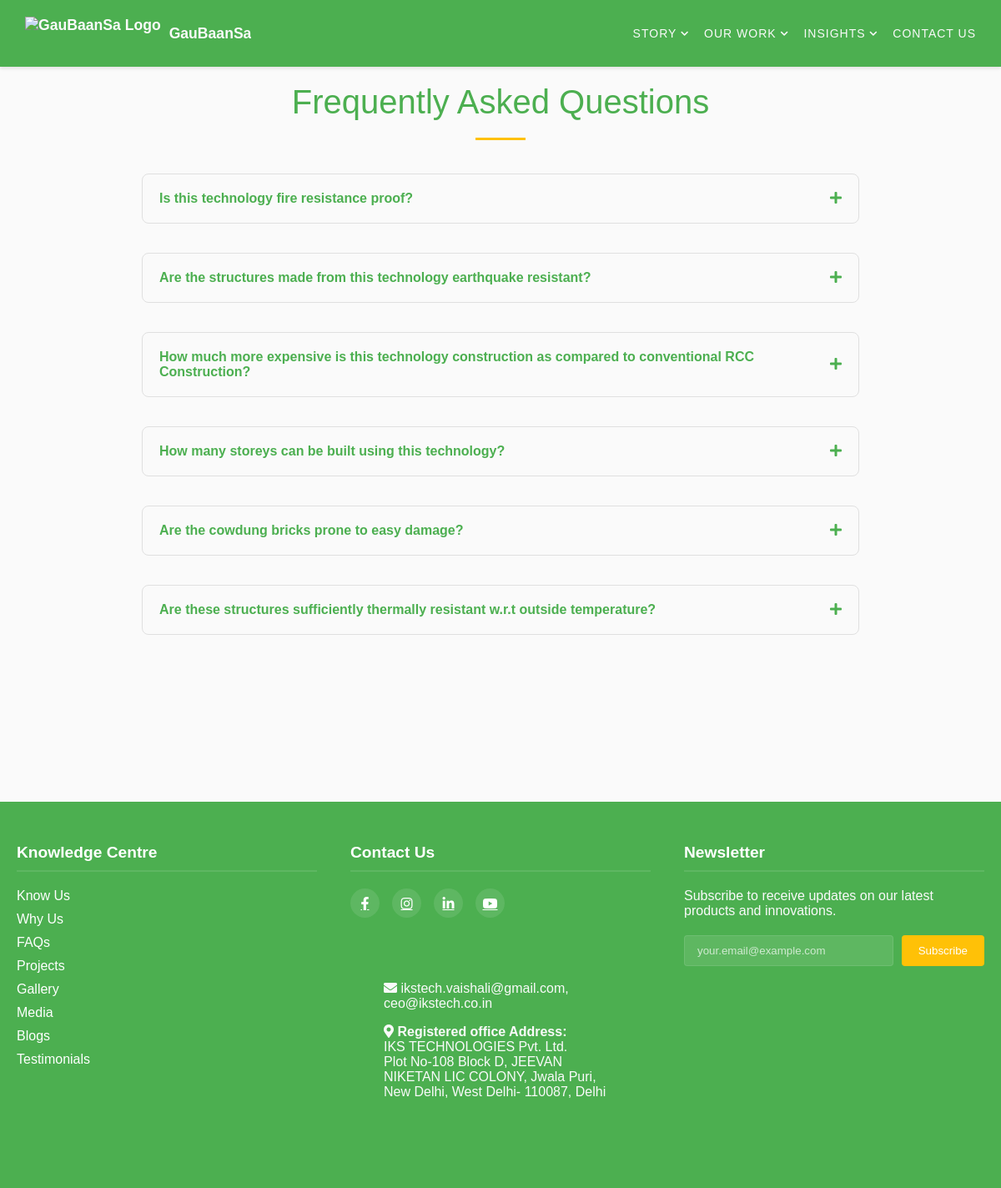
Before: /faq with the older database file.
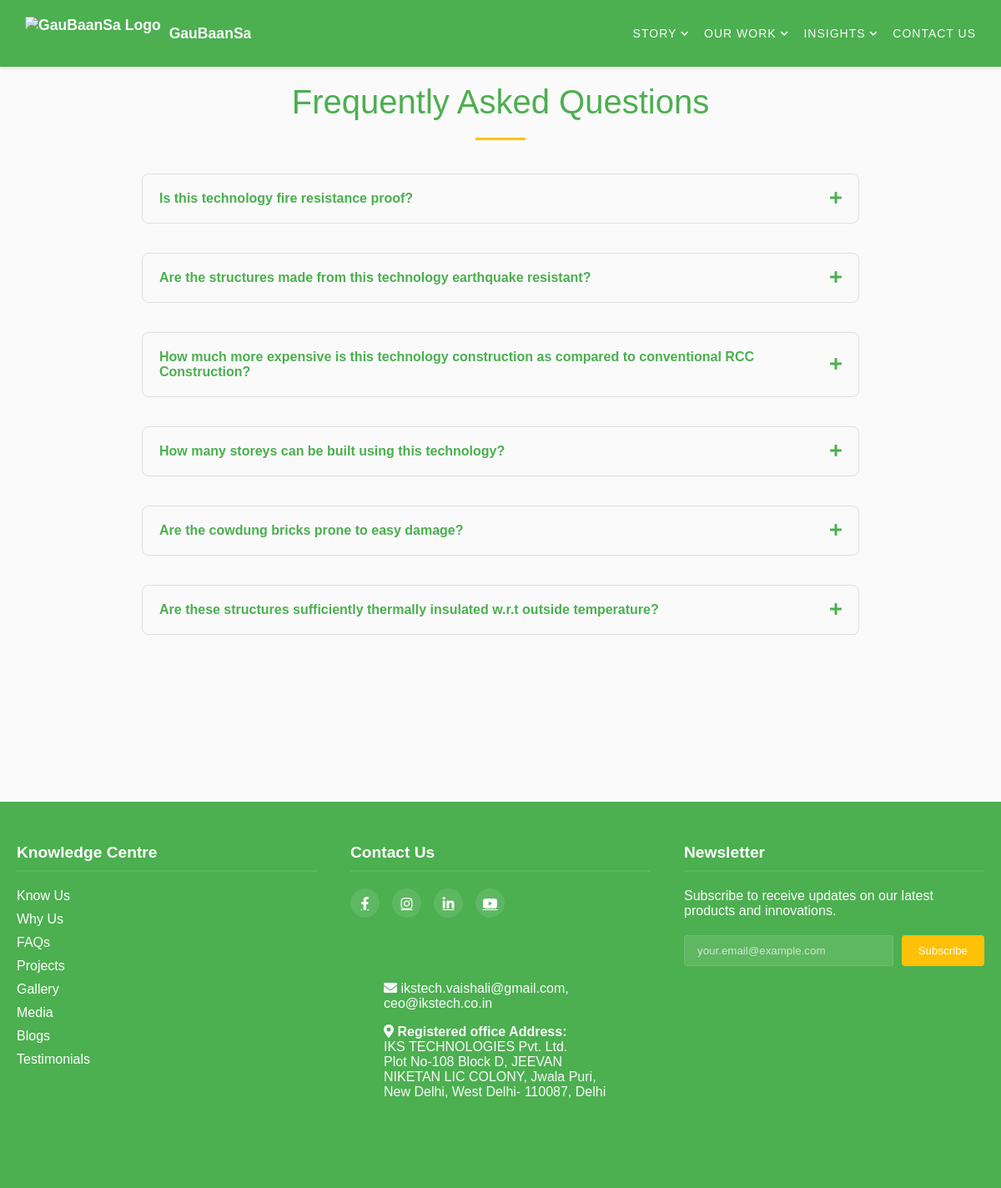
After: the same page with the newer database file.
### app.py (models this page shows)
class FAQ(db.Model):
    id = db.Column(db.Integer, primary_key=True)
    question = db.Column(db.String(300), nullable=False)
    answer = db.Column(db.Text, nullable=False)

### app.py (the view)
@app.route("/faq")
def faq():
    faqs = FAQ.query.order_by(FAQ.id).all()
    title = "Frequently Asked Questions (FAQ) | GauBaanSa"
    description = "Find answers to common questions about our green construction technology, including fire resistance, earthquake safety, cost, and material durability."
    return render_template("faq.html", title=title, faqs=faqs, meta_description=description)

### app.py (called while the page is built)
@app.before_request
def handle_canonical_domain():
    if request.host == 'ikstech.co.in':
        new_url = request.url.replace('//ikstech.co.in', '//www.ikstech.co.in', 1)
        return redirect(new_url, code=301)

@app.context_processor
def inject_global_vars():
    return dict(
        cache_buster=int(time.time()),
        request=request,
        default_og_image=url_for('static', filename='images/logo.png', _external=True)
    )

### templates/faq.html (shortened to what this page needs)
{% extends "base.html" %}
{% block extra_head %}
<link rel="stylesheet" href="{{ url_for('static', filename='css/components/faq.css', v=cache_buster) }}">
{% endblock %}
{% block content %}
<div class="faq-page">
    <h1>Frequently Asked Questions</h1>
    <div class="faq-container">
        {% for item in faqs %}
        <div class="faq-item">
            <button class="faq-question" aria-expanded="false" aria-controls="faq-answer-{{ item.id }}">
                <h3>{{ item.question }}</h3>
                <span class="faq-toggle"><i class="fas fa-plus"></i></span>
            </button>
        </div>
        {% endfor %}
    </div>
</div>
{% endblock %}

Changed rows visible on the page:
changed FAQ: question "Are these structures sufficiently thermally resistant w.r.t outside temperature?" → "Are these structures sufficiently thermally insulated w.r.t outside temperature?"
